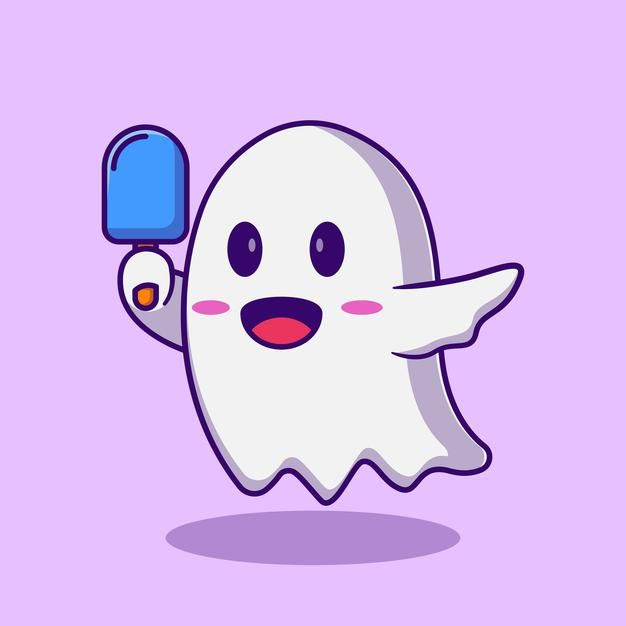
#> input picture OpenCV/Image Processing/Freepik.jpeg, 626 x 626 px; the run also reads 2 pictures not shown here
$ jupyter execute --allow-errors OpenCV.ipynb   (shell and % lines are left out)   (older library calls are emulated)
#> lines starting #> are read from the running program, lines starting #| are printed output that depends on the picture; after the words box and inside, x2 and y2 are one past the last pixel; in counts of white or black regions, pixels touching at a corner belong together
## Image Resizing

[cell 1]
import cv2
import numpy as np
import matplotlib.pyplot as plt
image = cv2.imread(r"Freepik.jpeg", 1)
#> image is the input picture: shape (626, 626, 3); mean B, G, R 241.8, 188.3, 218.9
half = cv2.resize(image, (0, 0), fx = 0.1, fy = 0.1)
bigger = cv2.resize(image, (1050, 1610))
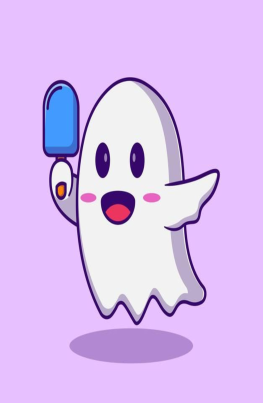
#> bigger: shape (1610, 1050, 3) (shown at 1/4 size); mean B, G, R 241.8, 188.2, 218.8

stretch_near = cv2.resize(image, (780, 540),interpolation = cv2.INTER_LINEAR)
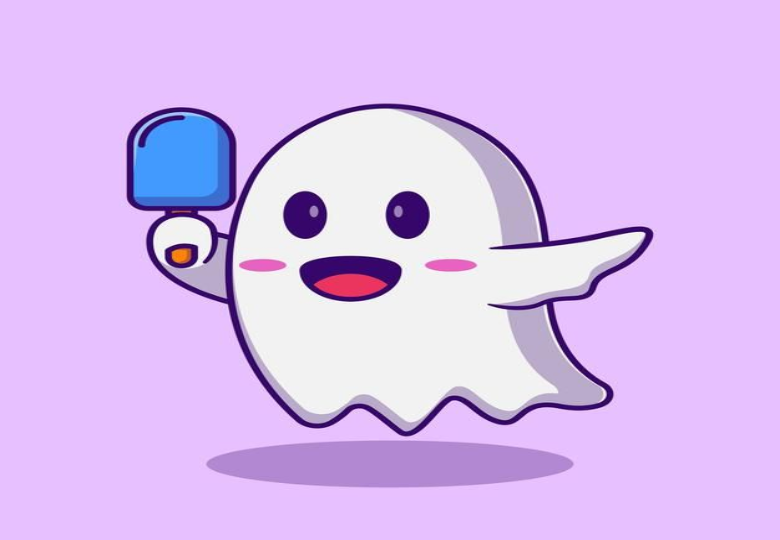
#> stretch_near: shape (540, 780, 3); mean B, G, R 241.8, 188.2, 218.8
Titles =["Original", "Half", "Bigger", "Interpolation Nearest"]
images =[image, half, bigger, stretch_near]
count = 4

for i in range(count):
    plt.subplot(2, 2, i + 1)
    plt.title(Titles[i])
    plt.imshow(images[i])
plt.savefig('resized.png')
plt.show()

## Eroding an Image

[cell 2]
import cv2
import numpy as np
import matplotlib.pyplot as plt

path = r'Freepik.jpeg'
image = cv2.imread(path)

if image is None:
    print("Error: Unable to load the image.")
else:
    window_name = 'Image'
    kernel = np.ones((6, 6), np.uint8)
    eroded_image = cv2.erode(image, kernel, cv2.BORDER_REFLECT)
    cv2.imshow('Original Image', image)
    cv2.imshow('Eroded Image', eroded_image)

    original_rgb = cv2.cvtColor(image, cv2.COLOR_BGR2RGB)
    eroded_rgb = cv2.cvtColor(eroded_image, cv2.COLOR_BGR2RGB)

    plt.figure(figsize=(10, 5))
    plt.subplot(1, 2, 1)
    plt.imshow(original_rgb)
    plt.title('Original Image')
    plt.axis('off')
    plt.subplot(1, 2, 2)
    plt.imshow(eroded_rgb)
    plt.title('Eroded Image')
    plt.axis('off')
    plt.tight_layout()
    plt.show()

    cv2.waitKey(0)
    cv2.destroyAllWindows()

## Blurring an Image

[cell 3]
import cv2
import numpy as np
import matplotlib.pyplot as plt

image = cv2.imread('Freepik.jpeg')
cv2.imshow('Original Image', image)
cv2.waitKey(0)

Gaussian = cv2.GaussianBlur(image, (7, 7), 0)
cv2.imshow('Gaussian Blurring', Gaussian)
cv2.waitKey(0)

median = cv2.medianBlur(image, 5)
cv2.imshow('Median Blurring', median)
cv2.waitKey(0)

bilateral = cv2.bilateralFilter(image, 9, 75, 75)
cv2.imshow('Bilateral Blurring', bilateral)
cv2.waitKey(0)

original_rgb = cv2.cvtColor(image, cv2.COLOR_BGR2RGB)
gaussian_rgb = cv2.cvtColor(Gaussian, cv2.COLOR_BGR2RGB)
median_rgb = cv2.cvtColor(median, cv2.COLOR_BGR2RGB)
bilateral_rgb = cv2.cvtColor(bilateral, cv2.COLOR_BGR2RGB)

titles = ['Original Image', 'Gaussian Blurring', 'Median Blurring', 'Bilateral Blurring']
images = [original_rgb, gaussian_rgb, median_rgb, bilateral_rgb]

plt.figure(figsize=(12, 8))
for i in range(4):
    plt.subplot(2, 2, i + 1)
    plt.imshow(images[i])
    plt.title(titles[i])
    plt.axis('off')

plt.tight_layout()
plt.show()
cv2.destroyAllWindows()

## Create Border around Images

[cell 4]
import cv2
import numpy as np
import matplotlib.pyplot as plt
path = r'Freepik.jpeg'
image = cv2.imread(path)

if image is None:
    print("Error: Unable to load the image.")
else:
    window_name = 'Image'
    border_image = cv2.copyMakeBorder(image, 10, 10, 10, 10, cv2.BORDER_CONSTANT, value=0)
    border_rgb = cv2.cvtColor(border_image, cv2.COLOR_BGR2RGB)

    plt.imshow(border_rgb)
    plt.title('Image with Border')
    plt.axis('off')
    plt.show()

[cell 5]
import cv2
import numpy as np
import matplotlib.pyplot as plt
img = cv2.imread('Freepik.jpeg')

if img is None:
    print("Error: Unable to load the image.")
else:
    (rows, cols, channels) = img.shape
    gray_img = np.zeros((rows, cols), dtype=np.uint8)

    for i in range(rows):
        for j in range(cols):
            gray_pixel = sum(img[i, j])
            gray_img[i, j] = gray_pixel
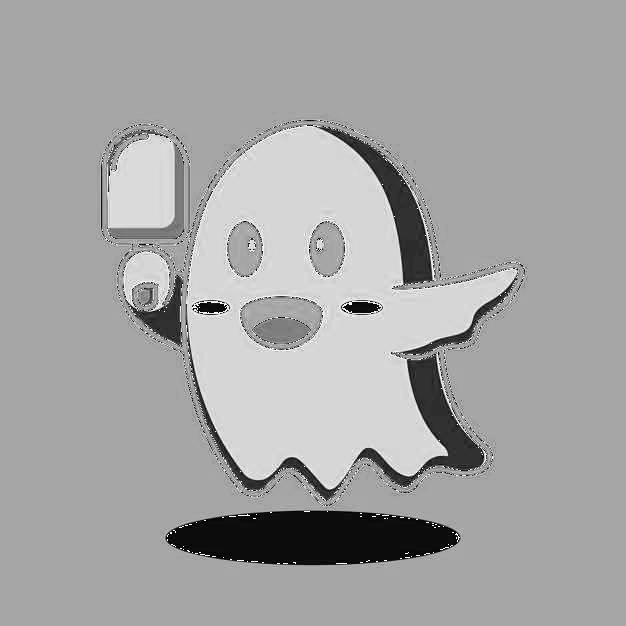
#> gray_img: shape (626, 626); min 0, max 255, mean 164.8
    plt.imshow(gray_img, cmap='gray')
    plt.title('Grayscale Image')
    plt.axis('off')
    plt.show()
    cv2.imwrite('grayscale_image.png', gray_img)

## Scaling, Rotating, Shifting and Edge Detection

[cell 6]
import cv2
import numpy as np
import matplotlib.pyplot as plt
image = cv2.imread('Freepik.jpeg')

image_rgb = cv2.cvtColor(image, cv2.COLOR_BGR2RGB)
scale_factor_zoom = 40.0
scale_factor_scale = 1/5.0
height, width = image_rgb.shape[:2]

new_height_zoom = int(height * scale_factor_zoom)
new_width_zoom = int(width * scale_factor_zoom)

zoomed_image = cv2.resize(src=image_rgb,
                          dsize=(new_width_zoom, new_height_zoom),
                          interpolation=cv2.INTER_CUBIC)

new_height_scale = int(height * scale_factor_scale)
new_width_scale = int(width * scale_factor_scale)

scaled_image = cv2.resize(src=image_rgb,
                          dsize=(new_width_scale, new_height_scale),
                          interpolation=cv2.INTER_AREA)

fig, axs = plt.subplots(1, 3, figsize=(12, 4))

axs[0].imshow(image_rgb)
axs[0].set_title('Original Image Shape: ' + str(image_rgb.shape))

#> (the rest of this cell did not finish here and is left out)

[cell 7]
import cv2
import matplotlib.pyplot as plt
img = cv2.imread('Freepik.jpeg')
image_rgb = cv2.cvtColor(img, cv2.COLOR_BGR2RGB)
center = (image_rgb.shape[1] // 2, image_rgb.shape[0] // 2)
angle = 45  # Modify the angle as needed
scale = 1

rotation_matrix = cv2.getRotationMatrix2D(center, angle, scale)

rotated_image = cv2.warpAffine(image_rgb, rotation_matrix, (img.shape[1], img.shape[0]))

fig, axs = plt.subplots(1, 2, figsize=(7, 4))

axs[0].imshow(image_rgb)
axs[0].set_title('Original Image')

axs[1].imshow(rotated_image)
axs[1].set_title('Image Rotation')

for ax in axs:
    ax.set_xticks([])
    ax.set_yticks([])
#> this loop made 2 passes
plt.tight_layout()
plt.show()

[cell 8]
import cv2
import numpy as np
import matplotlib.pyplot as plt
img = cv2.imread('Freepik.jpeg')
image_rgb = cv2.cvtColor(img, cv2.COLOR_BGR2RGB)
width = image_rgb.shape[1]
height = image_rgb.shape[0]

tx = 150
ty = 250

translation_matrix = np.array([[1, 0, tx], [0, 1, ty]], dtype=np.float32)
translated_image = cv2.warpAffine(image_rgb, translation_matrix, (width, height))
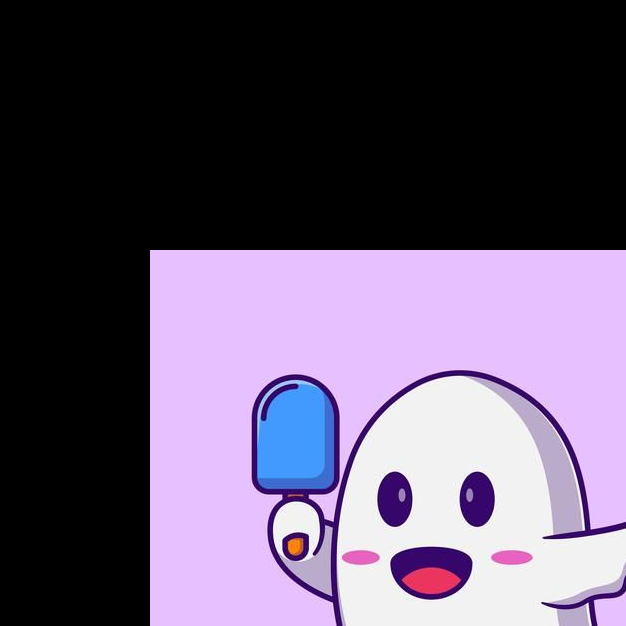
#> translated_image: shape (626, 626, 3); mean R, G, B 96.9, 85.2, 107.8

fig, axs = plt.subplots(1, 2, figsize=(7, 4))

axs[0].imshow(image_rgb)
axs[0].set_title('Original Image')

axs[1].imshow(translated_image)
axs[1].set_title('Image Translation')

for ax in axs:
    ax.set_xticks([])
    ax.set_yticks([])

plt.tight_layout()
plt.show()

[cell 9]
import cv2
import numpy as np
import matplotlib.pyplot as plt
image = cv2.imread('Freepik.jpeg')
image_rgb = cv2.cvtColor(image, cv2.COLOR_BGR2RGB)

width = image_rgb.shape[1]
height = image_rgb.shape[0]

shearX = 0.2
shearY = -0.1

transformation_matrix = np.array([[1, shearX, 0],
                                [shearY, 1, 0]], dtype=np.float32)

sheared_image = cv2.warpAffine(image_rgb, transformation_matrix, (width, height))
fig, axs = plt.subplots(1, 2, figsize=(7, 4))

axs[0].imshow(image_rgb)
axs[0].set_title('Original Image')

axs[1].imshow(sheared_image)
axs[1].set_title('Sheared image')

for ax in axs:
    ax.set_xticks([])
    ax.set_yticks([])

plt.tight_layout()
plt.show()

## Image Normalization

[cell 10]
import cv2
import numpy as np
import matplotlib.pyplot as plt
image = cv2.imread('Freepik.jpeg')
image_rgb = cv2.cvtColor(image, cv2.COLOR_BGR2RGB)
b, g, r = cv2.split(image_rgb)

min_value = 0
max_value = 1
norm_type = cv2.NORM_MINMAX

b_normalized = cv2.normalize(b.astype('float'), None, min_value, max_value, norm_type)
g_normalized = cv2.normalize(g.astype('float'), None, min_value, max_value, norm_type)
r_normalized = cv2.normalize(r.astype('float'), None, min_value, max_value, norm_type)

normalized_image = cv2.merge((b_normalized, g_normalized, r_normalized))
print(normalized_image[:,:,0])
#> (printed output is left out)

plt.imshow(normalized_image)
plt.xticks([])
plt.yticks([])
plt.title('Normalized Image')
plt.show()

## Edge detection of Image

[cell 11]
import cv2
import numpy as np
import matplotlib.pyplot as plt
img = cv2.imread('Freepik.jpeg')

image_rgb = cv2.cvtColor(img, cv2.COLOR_BGR2RGB)
edges = cv2.Canny(image=image_rgb, threshold1=100, threshold2=700)
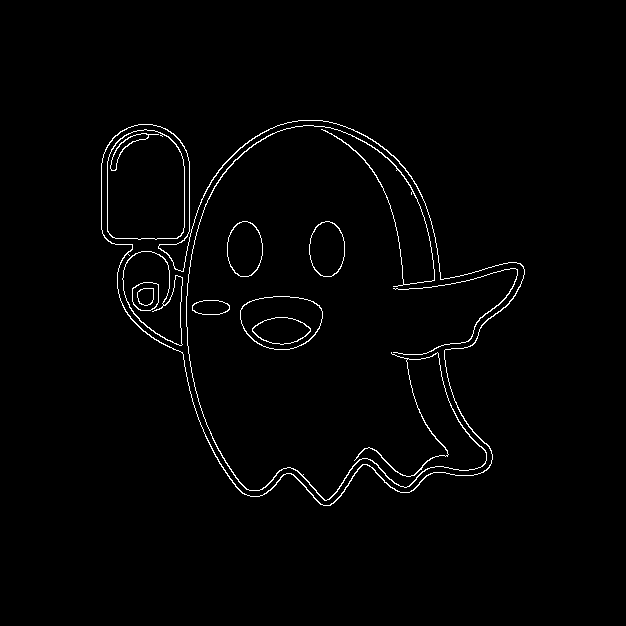
#> edges: shape (626, 626); 1.6% white in thin lines or dots, all inside (x1, y1, x2, y2) = (101, 120, 525, 506)
fig, axs = plt.subplots(1, 2, figsize=(7, 4))

axs[0].imshow(image_rgb)
axs[0].set_title('Original Image')

axs[1].imshow(edges, cmap='gray')
axs[1].set_title('Image Edges')

for ax in axs:
    ax.set_xticks([])
    ax.set_yticks([])

plt.tight_layout()
plt.savefig('image_edges.png')
plt.show()

## Morphological Image Processing

[cell 12]
import cv2
import numpy as np
import matplotlib.pyplot as plt
image = cv2.imread('Freepik.jpeg')
image_gray = cv2.cvtColor(image, cv2.COLOR_BGR2GRAY)
kernel = np.ones((3, 3), np.uint8)
dilated = cv2.dilate(image_gray, kernel, iterations=2)

eroded = cv2.erode(image_gray, kernel, iterations=2)
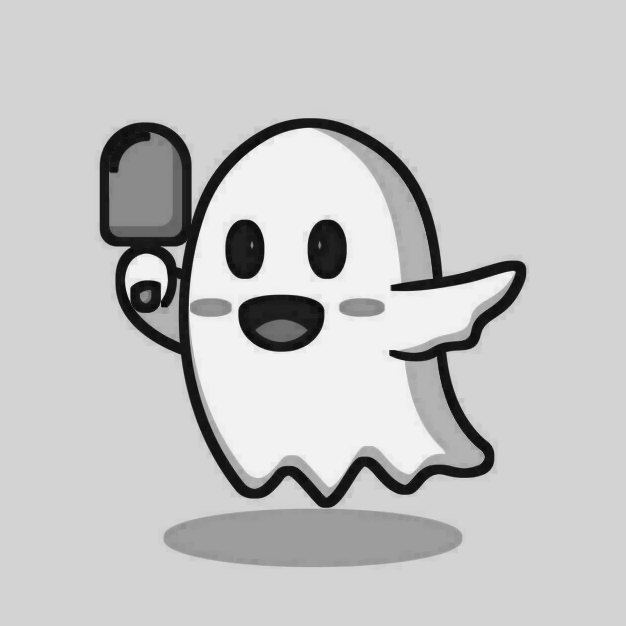
#> eroded: shape (626, 626); min 10, max 242, mean 196.6

opening = cv2.morphologyEx(image_gray, cv2.MORPH_OPEN, kernel)

closing = cv2.morphologyEx(image_gray, cv2.MORPH_CLOSE, kernel)

fig, axs = plt.subplots(2, 2, figsize=(7, 7))

axs[0,0].imshow(dilated, cmap='Greys')
axs[0,0].set_title('Dilated Image')
axs[0,0].set_xticks([])
axs[0,0].set_yticks([])

axs[0,1].imshow(eroded, cmap='Greys')
axs[0,1].set_title('Eroded Image')
axs[0,1].set_xticks([])
axs[0,1].set_yticks([])

axs[1,0].imshow(opening, cmap='Greys')
axs[1,0].set_title('Opening')
axs[1,0].set_xticks([])
axs[1,0].set_yticks([])

axs[1,1].imshow(closing, cmap='Greys')
axs[1,1].set_title('Closing')
axs[1,1].set_xticks([])
axs[1,1].set_yticks([])

plt.tight_layout()
plt.savefig('morphological_image.png')
plt.show()

## Erosion and Dilation of images

[cell 13]
import cv2
import numpy as np
import matplotlib.pyplot as plt
img = cv2.imread('Freepik.jpeg', 0)
kernel = np.ones((5, 5), np.uint8)

img_erosion = cv2.erode(img, kernel, iterations=1)
img_dilation = cv2.dilate(img, kernel, iterations=1)
fig, axs = plt.subplots(1, 3, figsize=(10, 4))

axs[0].imshow(img, cmap='gray')
axs[0].set_title('Input')
axs[0].axis('off')

axs[1].imshow(img_erosion, cmap='gray')
axs[1].set_title('Erosion')
axs[1].axis('off')

axs[2].imshow(img_dilation, cmap='gray')
axs[2].set_title('Dilation')
axs[2].axis('off')

plt.tight_layout()
plt.savefig('erosion_dilation.png')
plt.show()

## Analyze an image using Histogram

[cell 14]
import cv2
import numpy as np
import matplotlib.pyplot as plt
image = cv2.imread('Freepik.jpeg', cv2.IMREAD_GRAYSCALE)
hist = cv2.calcHist([image], [0], None, [256], [0, 256])
#> hist = 256 values, max 263808 at index 211, min 0 at index 0, mean 1530.8

plt.plot(hist, color='red')
plt.xlabel('Pixel Value')
plt.ylabel('Frequency')
plt.title('Histogram')
plt.xlim([0, 256])
plt.savefig('histogram.png')
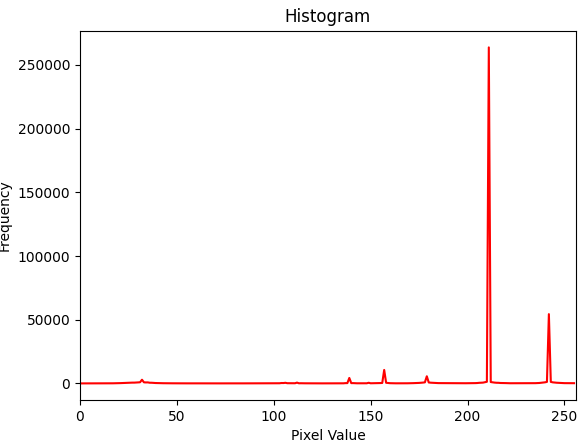
#> figure drawn by matplotlib, 1 panel; curve peaks at x = 211, y = 263808
plt.show()

## Simple Thresholding

[cell 15]
import cv2
import numpy as np
import matplotlib.pyplot as plt

# Load and convert the image to grayscale
image1 = cv2.imread('Freepik.jpeg')
img = cv2.cvtColor(image1, cv2.COLOR_BGR2GRAY)

# Apply different thresholding techniques
ret, thresh1 = cv2.threshold(img, 120, 255, cv2.THRESH_BINARY)
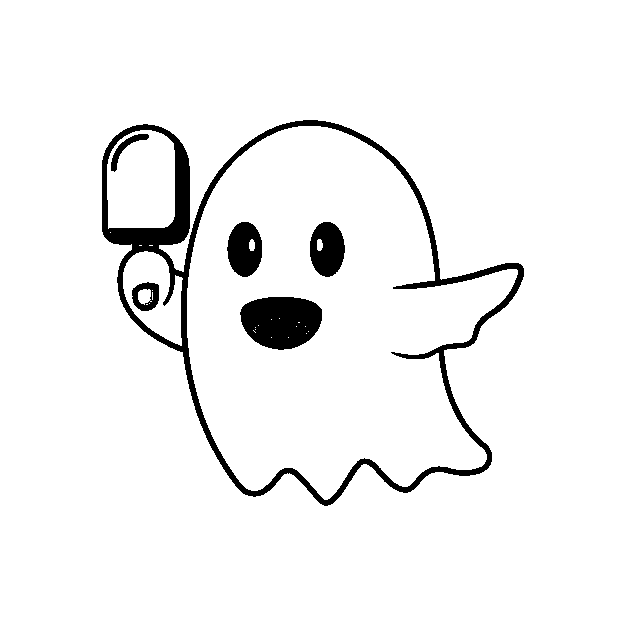
#> thresh1: shape (626, 626); 95% white; 6 black regions, box (x1, y1, x2, y2) and area: (102, 120, 524, 506) 12663, (240, 297, 322, 350) 3415, (310, 222, 345, 277) 1453, (227, 222, 262, 277) 1449, (132, 282, 159, 311) 461, (111, 134, 149, 172) 334
ret, thresh2 = cv2.threshold(img, 120, 255, cv2.THRESH_BINARY_INV)
ret, thresh3 = cv2.threshold(img, 120, 255, cv2.THRESH_TRUNC)
ret, thresh4 = cv2.threshold(img, 120, 255, cv2.THRESH_TOZERO)
ret, thresh5 = cv2.threshold(img, 120, 255, cv2.THRESH_TOZERO_INV)

# Create a single figure to display all thresholded images
plt.figure(figsize=(10, 8))

plt.subplot(2, 3, 1)
plt.imshow(thresh1, cmap='gray')
plt.title('Binary Threshold')
plt.axis('off')

plt.subplot(2, 3, 2)
plt.imshow(thresh2, cmap='gray')
plt.title('Binary Threshold Inverted')
plt.axis('off')

plt.subplot(2, 3, 3)
plt.imshow(thresh3, cmap='gray')
plt.title('Truncated Threshold')
plt.axis('off')

plt.subplot(2, 3, 4)
plt.imshow(thresh4, cmap='gray')
plt.title('Set to 0')
plt.axis('off')

plt.subplot(2, 3, 5)
plt.imshow(thresh5, cmap='gray')
plt.title('Set to 0 Inverted')
plt.axis('off')

# Adjust layout and save the figure
plt.tight_layout()
plt.savefig('combined_threshold_images.png')

# Display the figure
plt.show()

## Adaptive Thresholding

[cell 16]
import cv2
import numpy as np
import matplotlib.pyplot as plt

image1 = cv2.imread('Freepik.jpeg')
img = cv2.cvtColor(image1, cv2.COLOR_BGR2GRAY)
thresh1 = cv2.adaptiveThreshold(img, 255, cv2.ADAPTIVE_THRESH_MEAN_C,
                                cv2.THRESH_BINARY, 199, 5)

thresh2 = cv2.adaptiveThreshold(img, 255, cv2.ADAPTIVE_THRESH_GAUSSIAN_C,
                                cv2.THRESH_BINARY, 199, 5)
plt.subplot(1, 2, 1)
plt.imshow(thresh1, cmap='gray')
plt.title('Adaptive Mean')
plt.axis('off')
plt.subplot(1, 2, 2)
plt.imshow(thresh2, cmap='gray')
plt.title('Adaptive Gaussian')
plt.axis('off')
plt.tight_layout()
plt.show()

cv2.destroyAllWindows()

## Otsu Thresholding

[cell 17]
import cv2
import numpy as np
import matplotlib.pyplot as plt

image1 = cv2.imread('Freepik.jpeg')
img = cv2.cvtColor(image1, cv2.COLOR_BGR2GRAY)
ret, thresh1 = cv2.threshold(img, 0, 255, cv2.THRESH_BINARY + cv2.THRESH_OTSU)
#> ret = 130

plt.imshow(thresh1, cmap='gray')
plt.title('Otsu Threshold')
plt.axis('off')
plt.tight_layout()
plt.show()

cv2.destroyAllWindows()

## Convert an image from one color space to another

[cell 18]
import cv2
import matplotlib.pyplot as plt
path = r'Freepik.jpeg'
src = cv2.imread(path)
image = cv2.cvtColor(src, cv2.COLOR_BGR2HSV)

cv2.imshow('Image', image)
cv2.waitKey(0)
cv2.destroyAllWindows()

plt.imshow(image, cmap='hsv')
plt.title('HSV Image')
plt.axis('off')
plt.show()

output_path = 'HSV_Image.png'
cv2.imwrite(output_path, image)
#> Out = True

[cell 19]
import cv2
import numpy as np
import matplotlib.pyplot as plt

# Read the image
img = cv2.imread('Freepik.jpeg')

# Convert the image to different color spaces
img_gray = cv2.cvtColor(img, cv2.COLOR_BGR2GRAY)
img_ycrcb = cv2.cvtColor(img, cv2.COLOR_BGR2YCrCb)
img_hsv = cv2.cvtColor(img, cv2.COLOR_BGR2HSV)
img_lab = cv2.cvtColor(img, cv2.COLOR_BGR2LAB)
img_edge = cv2.cvtColor(img, cv2.COLOR_BGR2GRAY)
laplacian = cv2.Laplacian(img_edge, cv2.CV_64F)

# Create subplots
fig, axs = plt.subplots(2, 4, figsize=(15, 8))

# Plot the original RGB image
axs[0, 0].imshow(cv2.cvtColor(img, cv2.COLOR_BGR2RGB))
axs[0, 0].set_title('RGB Image')
axs[0, 0].axis('off')

# Plot the Grayscale image with colormap
axs[0, 1].imshow(img_gray, cmap='gray')
axs[0, 1].set_title('GrayScale Image')
axs[0, 1].axis('off')

# Plot the YCrCb image with colormap
axs[0, 2].imshow(cv2.cvtColor(img_ycrcb, cv2.COLOR_YCrCb2RGB))
axs[0, 2].set_title('YCrCb Image')
axs[0, 2].axis('off')

# Plot the HSV image with colormap
axs[0, 3].imshow(cv2.cvtColor(img_hsv, cv2.COLOR_HSV2RGB))
axs[0, 3].set_title('HSV Image')
axs[0, 3].axis('off')

# Plot the LAB image with colormap
axs[1, 0].imshow(cv2.cvtColor(img_lab, cv2.COLOR_LAB2RGB))
axs[1, 0].set_title('LAB Image')
axs[1, 0].axis('off')

# Plot the Edge Map with colormap
axs[1, 1].imshow(laplacian, cmap='hot')
axs[1, 1].set_title('Edge Map')
axs[1, 1].axis('off')

# Plot the Heat Map with colormap
axs[1, 2].imshow(img_gray, cmap='hot')
axs[1, 2].set_title('Heat Map')
axs[1, 2].axis('off')

# Plot the Spectral Map with colormap
axs[1, 3].imshow(img_gray, cmap='nipy_spectral')
axs[1, 3].set_title('Spectral Map')
axs[1, 3].axis('off')

plt.tight_layout()
plt.savefig('subplots.png')
plt.show()

## FindingContours.png

[cell 20]
import numpy as np
import cv2
import matplotlib.pyplot as plt

font = cv2.FONT_HERSHEY_COMPLEX
img2 = cv2.imread('FindingContours.png', cv2.IMREAD_COLOR)
img = cv2.imread('FindingContours.png', cv2.IMREAD_GRAYSCALE)

# Converting image to a binary image
# ( black and white only image).
_, threshold = cv2.threshold(img, 110, 255, cv2.THRESH_BINARY)

contours, _= cv2.findContours(threshold, cv2.RETR_TREE,
                            cv2.CHAIN_APPROX_SIMPLE)
#> contours = 10 contours; largest, box (x1, y1, x2, y2) and area: (622, 7, 779, 149) 15776, (902, 393, 1006, 521) 10290, (179, 236, 263, 359) 7120, (536, 401, 674, 505) 7104, (146, 70, 243, 168) 7056
for cnt in contours:
    approx = cv2.approxPolyDP(cnt, 0.009 * cv2.arcLength(cnt, True), True)
    cv2.drawContours(img2, [approx], 0, (0, 0, 255), 5)
    n = approx.ravel()
    i = 0

    for j in n:
        if(i % 2 == 0):
            x = n[i]
            y = n[i + 1]
            string = str(x) + " " + str(y)

            if(i == 0):
                cv2.putText(img2, "Arrow tip", (x, y),
                            font, 0.5, (255, 0, 0))
            else:
                cv2.putText(img2, string, (x, y),
                            font, 0.5, (0, 255, 0))
        i = i + 1
#> this loop made 10 passes
#> n on passes 1, 3, 5, 7: [40, 425, 40, 501, 117, 501, 117, 425], [373, 401, 323, 458, 375, 513, 425, 456], [220, 236, 179, 282, 195, 358, 246, 358, 262, 282], [485, 119, 486, 203, 604, 202]
img_rgb = cv2.cvtColor(img2, cv2.COLOR_BGR2RGB)

plt.figure(figsize=(8, 6))
plt.imshow(img_rgb)
plt.title('Contours and Co-ordinates')
plt.axis('off')
plt.savefig('contours_and_coordinates.png')
plt.show()

[cell 21]
import numpy as np
import cv2
import matplotlib.pyplot as plt

font = cv2.FONT_HERSHEY_COMPLEX
#> font = 3
img2 = cv2.imread('test.jpg', cv2.IMREAD_COLOR)
img = cv2.imread('test.jpg', cv2.IMREAD_GRAYSCALE)

# Converting image to a binary image
# ( black and white only image).
_, threshold = cv2.threshold(img, 110, 255, cv2.THRESH_BINARY)

contours, _= cv2.findContours(threshold, cv2.RETR_TREE,
                            cv2.CHAIN_APPROX_SIMPLE)
#> contours = 4 contours; box (x1, y1, x2, y2) and area: (78, 249, 189, 352) 11220, (272, 226, 420, 374) 10928, (72, 52, 190, 168) 9429, (284, 58, 402, 172) 9004
for cnt in contours:
    approx = cv2.approxPolyDP(cnt, 0.009 * cv2.arcLength(cnt, True), True)
    cv2.drawContours(img2, [approx], 0, (0, 0, 255), 5)
    n = approx.ravel()
    i = 0

    for j in n:
        if(i % 2 == 0):
            x = n[i]
            y = n[i + 1]
            string = str(x) + " " + str(y)

            if(i == 0):
                cv2.putText(img2, "Arrow tip", (x, y),
                            font, 0.5, (255, 0, 0))
            else:
                cv2.putText(img2, string, (x, y),
                            font, 0.5, (0, 255, 0))
        i = i + 1
#> this loop made 4 passes
#> n on passes 1 to 4: [78, 249, 78, 351, 188, 351, 188, 249], [348, 226, 272, 299, 343, 373, 419, 300], [379, 58, 306, 62, 284, 131, 343, 171, 397, 130, 401, 123], [130, 52, 72, 95, 94, 167, 167, 167, 189, 95]
img_rgb = cv2.cvtColor(img2, cv2.COLOR_BGR2RGB)

plt.figure(figsize=(8, 6))
plt.imshow(img_rgb)
plt.title('Contours and Co-ordinates')
plt.axis('off')
plt.savefig('test_output.jpg')
plt.show()
